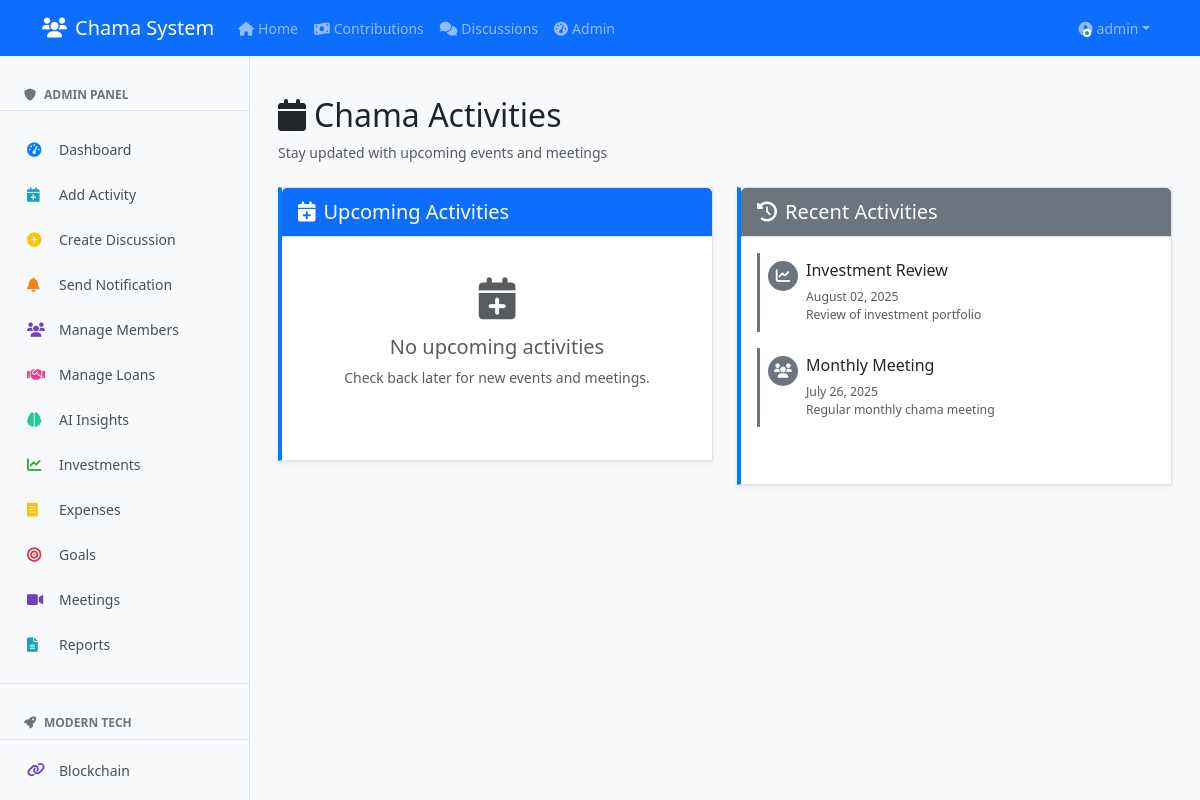
Page /activities (signed in) on the earlier database version.
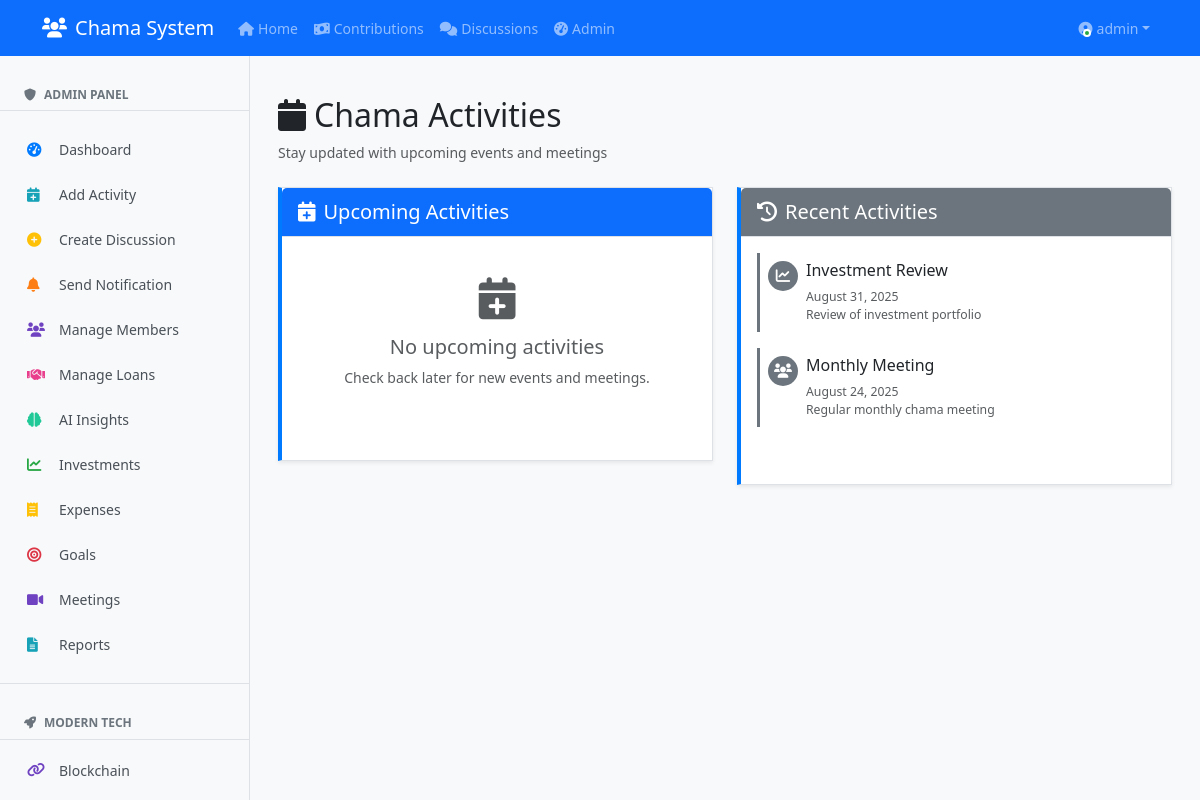
Same page on the later database version.
### clean_app.py (models this page shows)
class Activity(db.Model):
    id = db.Column(db.Integer, primary_key=True)
    title = db.Column(db.String(100), nullable=False)
    description = db.Column(db.Text)
    date = db.Column(db.DateTime, nullable=False)
    type = db.Column(db.String(50), default='meeting')
    created_by = db.Column(db.Integer, db.ForeignKey('user.id'))
    user = db.relationship('User', backref='activities')

### clean_app.py (the view)
@app.route('/activities')
@login_required
def activities():
    upcoming = Activity.query.filter(Activity.date >= datetime.utcnow()).order_by(Activity.date).all()
    past = Activity.query.filter(Activity.date < datetime.utcnow()).order_by(Activity.date.desc()).limit(10).all()
    return render_template('activities.html', upcoming=upcoming, past=past)

### clean_app.py (called while the page is built)
@login_manager.user_loader
def load_user(user_id):
    return User.query.get(int(user_id))

### templates/activities.html (shortened to what the changed rows need)
{% extends "base.html" %}
{% block content %}
<div class="container-fluid">
    <div class="d-flex flex-column flex-md-row justify-content-between align-items-start align-items-md-center mb-4">
        <div>
            <h2><i class="fas fa-calendar me-2"></i>Chama Activities</h2>
        </div>
    </div>
    <div class="row">
        <div class="col-12 col-lg-6">
            <div class="card shadow-sm h-100">
                <div class="card-body">
                    {% if past %}
                        {% for activity in past %}
                        <div class="activity-item mb-3 p-2 border-start border-3 border-secondary">
                            <div class="d-flex align-items-start">
                                <div class="activity-icon-sm bg-secondary text-white me-2">
                                    {% if activity.type == 'meeting' %}
                                        <i class="fas fa-users"></i>
                                    {% elif activity.type == 'review' %}
                                        <i class="fas fa-chart-line"></i>
                                    {% else %}
                                        <i class="fas fa-calendar"></i>
                                    {% endif %}
                                </div>
                                <div class="flex-grow-1">
                                    <h6 class="mb-1">{{ activity.title }}</h6>
                                    <small class="text-muted">
                                        {{ activity.date.strftime('%B %d, %Y') }}
                                    </small>
                                    {% if activity.description %}
                                        <p class="text-muted mb-0 small">{{ activity.description|truncate(80) }}</p>
                                    {% endif %}
                                </div>
                            </div>
                        </div>
                        {% endfor %}
                    {% else %}
                        <div class="text-center py-4">
                            <i class="fas fa-history fa-3x text-muted mb-3"></i>
                            <h5 class="text-muted">No past activities</h5>
                            <p class="text-muted">Activity history will appear here.</p>
                        </div>
                    {% endif %}
                </div>
            </div>
        </div>
    </div>
</div>
{% endblock %}

Differences in the rows shown:
changed Activity "Investment Review": date "August 02, 2025" → "August 31, 2025"
changed Activity "Monthly Meeting": date "July 26, 2025" → "August 24, 2025"
